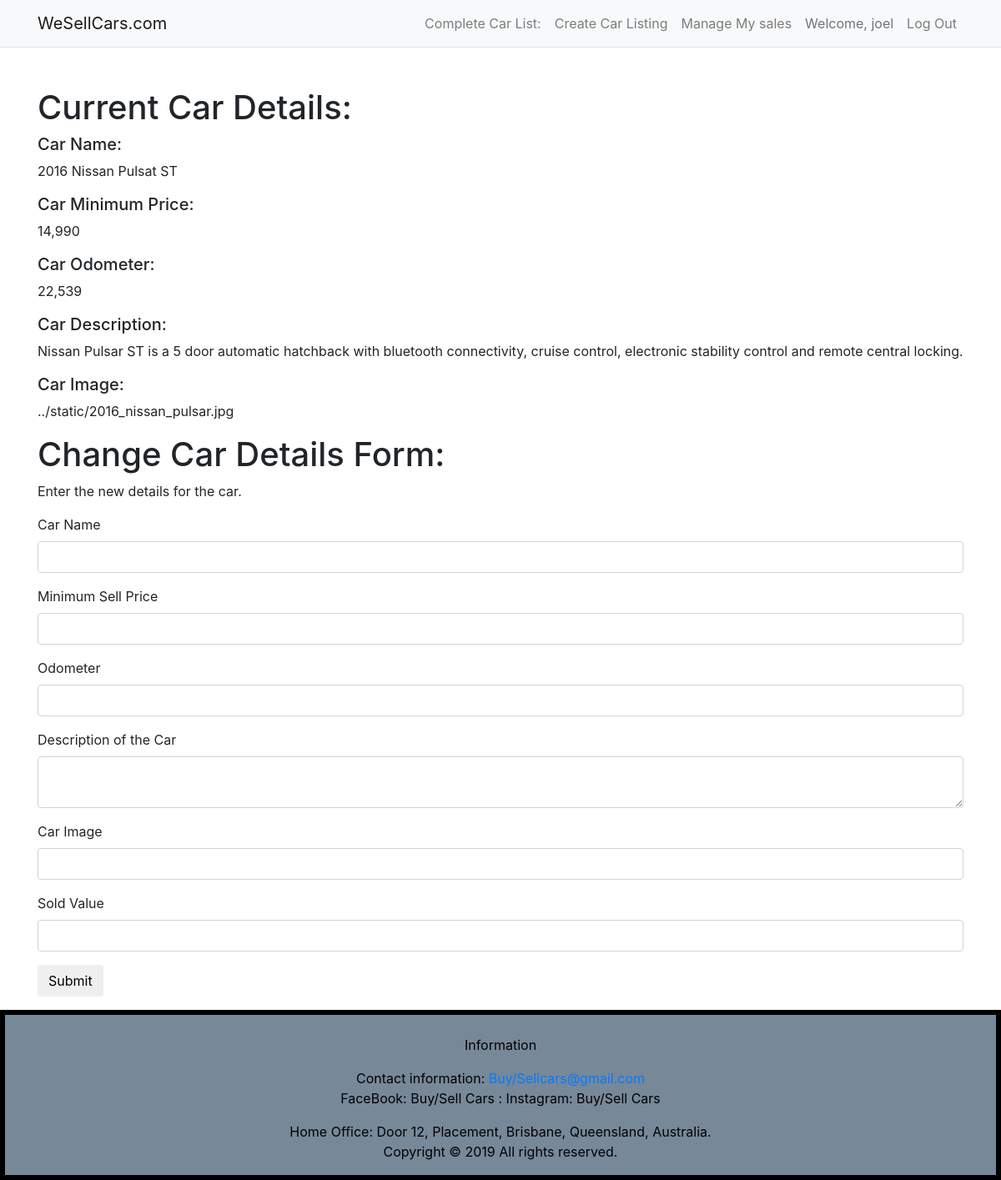
The page /cars/edit/1 (signed in) on the database its author committed.
### travel/models.py (models this page shows, shortened)
class User(db.Model, UserMixin):
    __tablename__='users' # good practice to specify table name
    id = db.Column(db.Integer, primary_key=True)
    name = db.Column(db.String(100), index=True, unique=True, nullable=False)
    emailid = db.Column(db.String(100), index=True, nullable=False)
    password_hash = db.Column(db.String(255), nullable=False)

class Car(db.Model):
    __tablename__ = 'carlisting'
    id = db.Column(db.Integer, primary_key=True)
    user_id = db.Column(db.String(80))
    name = db.Column(db.String(80))
    minprice = db.Column(db.Integer)
    odometer = db.Column(db.Integer)
    description = db.Column(db.String(200))
    image = db.Column(db.String(400))
    sold = db.Column(db.String(3))
    user_id = db.Column(db.String(80))

### travel/cars.py (the view, shortened to what this page needs)
@bp.route('/edit/<id>', methods = ['GET', 'POST'])
def edit(id):
  car = Car.query.filter_by(id=id).first()
  form = carChangeForm()
  print('Method type: ', request.method)
  return render_template('cars/edit.html', car=car, form=form)

### travel/forms.py
class carChangeForm(FlaskForm):
  name = StringField('Car Name', validators=[InputRequired()])
  minprice = StringField('Minimum Sell Price', validators=[InputRequired()])
  odometer = StringField('Odometer', validators=[InputRequired()])
  description = TextAreaField('Description of the Car',
            validators=[InputRequired(), Length(min=10, max=200)])
  image = StringField('Car Image', validators=[InputRequired()])
  sold = StringField('Sold Value', validators=[InputRequired()])
  submit = SubmitField("Submit")

### travel/__init__.py (called while the page is built)
def create_app():
    app=Flask(__name__)  # this is the name of the module/package that is calling this app
    app.debug=True
    app.secret_key='utroutoru'
    app.config['SQLALCHEMY_DATABASE_URI']='sqlite:///carmarket.sqlite'
    db.init_app(app)
    bootstrap = Bootstrap(app)
    login_manager = LoginManager()
    login_manager.login_view='auth.login'
    login_manager.init_app(app)
    from .models import User  # importing here to avoid circular references
    @login_manager.user_loader
    def load_user(user_id):
        return User.query.get(int(user_id))
    from . import views
    app.register_blueprint(views.mainbp)
    from . import cars
    app.register_blueprint(cars.bp)
    from . import auth
    app.register_blueprint(auth.bp)
    return app

### travel/templates/cars/edit.html (shortened to what this page needs)
{% extends 'base.html' %}
{% import "bootstrap/wtf.html" as wtf %}
{% block content %}
  {% if current_user.is_authenticated %}
  <div class="container">
    <div class="row mt-5">
      <div class="col-md-12">
        <h1>Current Car Details:</h1>
        <h5>Car Name:</h5>
        <p>{{car.name}}</p>
        <h5>Car Minimum Price:</h5>
        <p>{{car.minprice}}</p>
        <h5>Car Odometer:</h5>
        <p>{{car.odometer}}</p>
        <h5>Car Description:</h5>
        <p>{{car.description}}</p>
        <h5>Car Image:</h5>
        <p>{{car.image}}</p>
        <h1>Change Car Details Form:</h1>
        <p>Enter the new details for the car.</p>
        {{wtf.quick_form(form)}}
      </div>
    </div>
  </div>
  {% endif %}
{% endblock %}

### travel/templates/base.html (shortened to what this page needs)
<html>
<head>
<link rel="stylesheet" href="https://stackpath.bootstrapcdn.com/bootstrap/4.1.3/css/bootstrap.min.css"
>
 </head>
<body>
  <header class="bg-light border-bottom">
<nav class="navbar navbar-expand-lg navbar-light bg-light">
    <div class="container">
      <a href="/" class="navbar-brand">
        WeSellCars.com
      </a>
      <div class="collapse navbar-collapse" id="navbarTogglerDemo01">
        <div class="navbar-nav ml-auto">
          <a class="nav-item nav-link" href="{{ url_for('main.sell')}}">Complete Car List:</a>
          {% if current_user.is_authenticated %}
            <a class="nav-item nav-link" href="{{ url_for('cars.create')}}">Create Car Listing</a>
            <a class="nav-item nav-link" href="{{ url_for('main.Manage')}}">Manage My sales</a>
            <a class="nav-item nav-link disabled text-muted" href="#"><span>Welcome, {{ current_user.name }}</span></a>
            <a class="nav-item nav-link" href="{{ url_for('auth.logout') }}">Log Out</a>
          {% else %}
            <a class="nav-item nav-link" href="{{ url_for('auth.register') }}">Register</a>
            <a class="nav-item nav-link" href="{{ url_for('auth.login') }}">Log In</a>
          {% endif %}
        </div>
      </div>
    </div>
  </nav>
</header>
{% block content %}
{% endblock %}
<footer style="overflow-x:auto;">
  <footer>
      <br><p>Information</p>
      <p>Contact information: <a href="Buy/Sellcars@gmail.com">
          Buy/Sellcars@gmail.com</a><br>
          FaceBook: Buy/Sell Cars   :   Instagram: Buy/Sell Cars
          <address>
              Home Office: Door 12, Placement, Brisbane, Queensland, Australia.
          <p>Copyright © 2019 All rights reserved.</p>
          </address>
  </footer>
</footer>
</body>
</html>

### travel/templates/base.html (style rules this page uses)
footer { background-color: lightslategray; color: black; text-align: center; border-color: black; border-style: solid; }

### rows shown on the page
User: name "joel"
Car: name "2016 Nissan Pulsat ST", minprice "14,990", odometer "22,539", description "Nissan Pulsar ST is a 5 door automatic hatchback with bluetooth connectivity, cruise control, electronic stability control and remote central locking.", image "../static/2016_nissan_pulsar.jpg"
